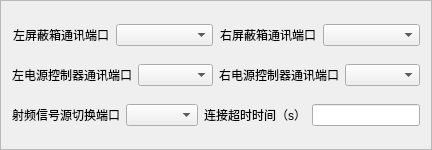
                        <widget class="QFrame" name="row_2">
                         <property name="minimumSize">
                          <size>
                           <width>0</width>
                           <height>150</height>
                          </size>
                         </property>
                         <property name="maximumSize">
                          <size>
                           <width>1158</width>
                           <height>16777215</height>
                          </size>
                         </property>
                         <property name="frameShape">
                          <enum>QFrame::StyledPanel</enum>
                         </property>
                         <property name="frameShadow">
                          <enum>QFrame::Raised</enum>
                         </property>
                         <layout class="QVBoxLayout" name="verticalLayout_19">
                          <item>
                           <layout class="QHBoxLayout" name="horizontalLayout_8">
                            <item>
                             <widget class="QLabel" name="label_5">
                              <property name="layoutDirection">
                               <enum>Qt::LeftToRight</enum>
                              </property>
                              <property name="text">
                               <string>左屏蔽箱通讯端口</string>
                              </property>
                              <property name="alignment">
                               <set>Qt::AlignCenter</set>
                              </property>
                             </widget>
                            </item>
                            <item>
                             <widget class="QComboBox" name="left_box_com"/>
                            </item>
                            <item>
                             <widget class="QLabel" name="label_6">
                              <property name="text">
                               <string>右屏蔽箱通讯端口</string>
                              </property>
                              <property name="alignment">
                               <set>Qt::AlignCenter</set>
                              </property>
                             </widget>
                            </item>
                            <item>
                             <widget class="QComboBox" name="right_box_com"/>
                            </item>
                           </layout>
                          </item>
                          <item>
                           <layout class="QHBoxLayout" name="horizontalLayout_10">
                            <item>
                             <widget class="QLabel" name="label_7">
                              <property name="text">
                               <string>左电源控制器通讯端口</string>
                              </property>
                              <property name="alignment">
                               <set>Qt::AlignCenter</set>
                              </property>
                             </widget>
                            </item>
                            <item>
                             <widget class="QComboBox" name="left_bbtc_com"/>
                            </item>
                            <item>
                             <widget class="QLabel" name="label_8">
                              <property name="text">
                               <string>右电源控制器通讯端口</string>
                              </property>
                              <property name="alignment">
                               <set>Qt::AlignCenter</set>
                              </property>
                             </widget>
                            </item>
                            <item>
                             <widget class="QComboBox" name="right_bbtc_com"/>
                            </item>
                           </layout>
                          </item>
                          <item>
                           <layout class="QHBoxLayout" name="horizontalLayout_11">
                            <item>
                             <widget class="QLabel" name="label_9">
                              <property name="text">
                               <string>射频信号源切换端口</string>
                              </property>
                              <property name="alignment">
                               <set>Qt::AlignCenter</set>
                              </property>
                             </widget>
                            </item>
                            <item>
                             <widget class="QComboBox" name="signal_ctrl_com"/>
                            </item>
                            <item>
                             <widget class="QLabel" name="label_10">
                              <property name="text">
                               <string>连接超时时间（s）</string>
                              </property>
                              <property name="alignment">
                               <set>Qt::AlignCenter</set>
                              </property>
                             </widget>
                            </item>
                            <item>
                             <widget class="QLineEdit" name="connect_time_le">
                              <property name="sizePolicy">
                               <sizepolicy hsizetype="Minimum" vsizetype="Fixed">
                                <horstretch>0</horstretch>
                                <verstretch>0</verstretch>
                               </sizepolicy>
                              </property>
                             </widget>
                            </item>
                           </layout>
                          </item>
                         </layout>
                        </widget>
